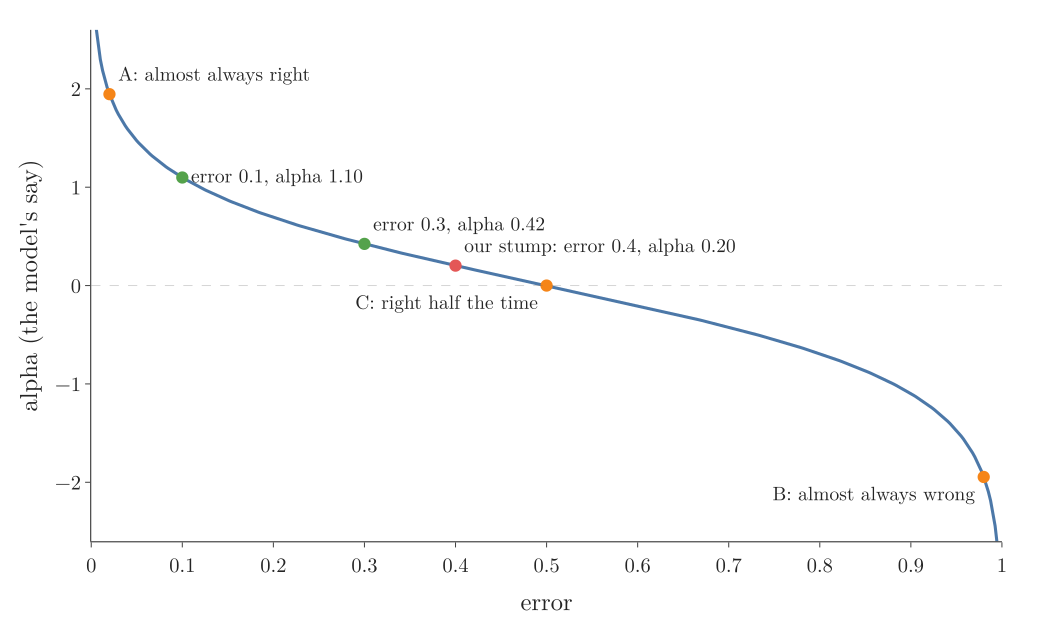

Here is the Python script that generated this plot:
"""Alpha = 1/2 ln((1 - error) / error) against the error, with three example models (Plotly)."""
from pathlib import Path

import numpy as np
import plotly.graph_objects as go

HERE = Path(__file__).parent
FONT = dict(family="Latin Modern Roman", size=20)
e = np.linspace(0.005, 0.995, 400)
alpha = 0.5 * np.log((1 - e) / e)
fig = go.Figure(go.Scatter(x=e, y=alpha, mode="lines", line=dict(color="#4C78A8", width=3), showlegend=False))
pts = [(0.02, "A: almost always right", "top right"), (0.1, "error 0.1, alpha 1.10", "middle right"),
       (0.3, "error 0.3, alpha 0.42", "top right"), (0.4, "our stump: error 0.4, alpha 0.20", "top right"),
       (0.5, "C: right half the time", "bottom left"), (0.98, "B: almost always wrong", "bottom left")]
for x, label, pos in pts:
    y = 0.5 * np.log((1 - x) / x)
    fig.add_trace(go.Scatter(x=[x], y=[y], mode="markers+text", text=[label], textposition=pos, showlegend=False,
                             marker=dict(color="#E45756" if x == 0.4 else ("#54A24B" if x in (0.1, 0.3) else "#F58518"), size=12),
                             textfont=dict(size=19)))
    print(label, round(y, 4))
fig.add_hline(y=0, line=dict(color="#6B6B6B", width=1, dash="dash"))
fig.update_xaxes(title="error", range=[0, 1], dtick=0.1)
fig.update_yaxes(title="alpha (the model's say)", range=[-2.6, 2.6])
fig.update_layout(template="simple_white", width=1000, height=600, font=FONT, margin=dict(l=80, r=30, t=20, b=70))
fig.write_image(HERE / "alpha_curve.png", scale=2)
fig.write_image(HERE / "alpha_curve.pdf")
